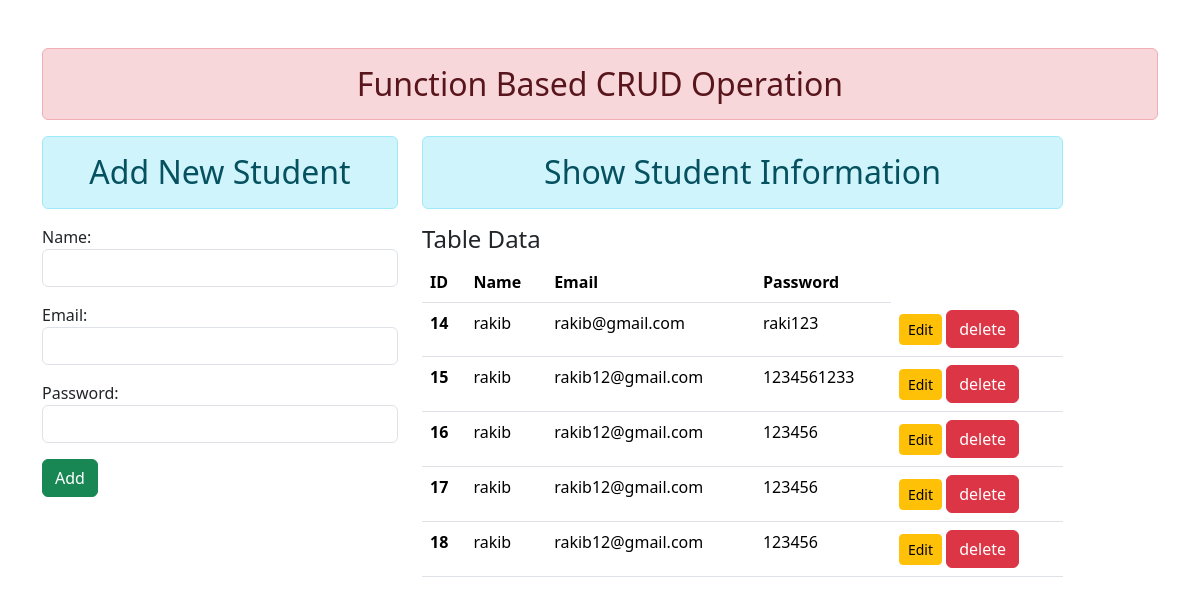
The page / on the database its author committed.
### enroll/models.py (models this page shows)
class User(models.Model):
    name=models.CharField(max_length=70)
    email=models.EmailField(max_length=100)
    password=models.CharField(max_length=70)

### enroll/views.py (the view)
# urls.py: path('', views.add_show,name='addandshow'),
def add_show(request):
    if request.method=='POST':
     fm = StudentRegister(request.POST)
     if fm.is_valid():
         nm=fm.cleaned_data['name']
         em=fm.cleaned_data['email']
         pw=fm.cleaned_data['password']
         reg=User(name=nm,email=em,password=pw)
         reg.save()
         fm=StudentRegister()
    else:
     fm = StudentRegister()
    stud=User.objects.all()
    return render(request,'addandshow.html',{'form':fm,'std':stud})

### enroll/forms.py
class StudentRegister(forms.ModelForm):
    class Meta:
        model = User
        fields = ['name','email','password']
        widgets ={
            'name': forms.TextInput(attrs={'class':'form-control'}),
            'email': forms.EmailInput(attrs={'class':'form-control'}),
            'password': forms.PasswordInput(render_value=True ,attrs={'class':'form-control'}),
        }

### enroll/templates/addandshow.html (shortened to what this page needs)
{% extends 'base.html' %}
{% block content %}
  <div class="row">
    <div class="col-sm-4">
      <h2 class="text-center alert alert-info">Add New Student</h2>
      <form action="" method="POST" novalidate>
        {{ form.as_p }}
        <input class="btn btn-success" type="submit" value="Add" />
      </form>
    </div>
    <div class="col-sm-7">
      <h2 class="text-center alert alert-info">Show Student Information</h2>
      {% if std %}
        <h4>Table Data</h4>
        <table class="table table-hover">
          <thead>
            <tr>
              <th scope="col">ID</th>
              <th scope="col">Name</th>
              <th scope="col">Email</th>
              <th scope="col">Password</th>
            </tr>
          </thead>
          <tbody>
            {% for st in std %}
              <tr>
                <th scope="row">{{ st.id }}</th>
                <td>{{ st.name }}</td>
                <td>{{ st.email }}</td>
                <td>{{ st.password }}</td>
                <td>
                    <a href="{% url 'updatedata' st.id %}" class="btn btn-warning btn-sm">Edit</a>
                  <form action="{% url 'deletedata' st.id %}" class="d-inline" method="POST">
                    <input type="submit" class="btn btn-danger" value="delete" />
                  </form>
                </td>
              </tr>
            {% endfor %}
          </tbody>
        </table>
      {% else %}
        <h4 class="text-center alert alert-warning">No Records</h4>
      {% endif %}
    </div>
  </div>
{% endblock %}

### enroll/templates/base.html (shortened to what this page needs)
<!DOCTYPE html>
{% load static %}
<html lang="en">
  <head>
    <link rel="stylesheet" href="{% static 'css/bootstrap.css' %}" />
  </head>
  <body>
    <div class="container mt-5">
      <h2 class="text-center alert alert-danger">Function Based CRUD Operation</h2>
      {% block content %}
      {% endblock %}
    </div>
  </body>
</html>

### rows shown on the page
User: id "14", name "rakib", email "rakib@gmail.com", password "raki123"
User: id "15", name "rakib", email "rakib12@gmail.com", password "1234561233"
User: id "16", name "rakib", email "rakib12@gmail.com", password "123456"
User: id "17", name "rakib", email "rakib12@gmail.com", password "123456"
User: id "18", name "rakib", email "rakib12@gmail.com", password "123456"
